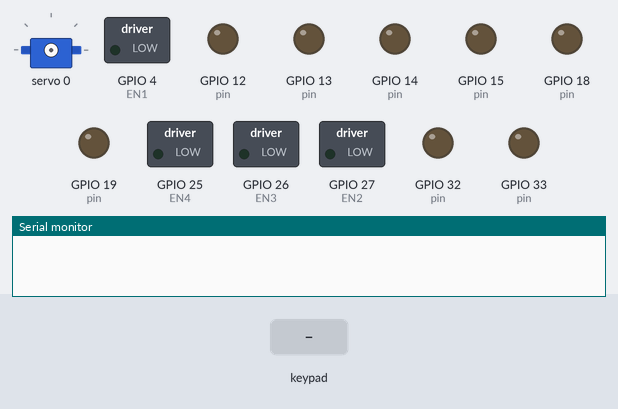
Bench run of a sketch on a simulated ESP32. On the bench: servo, switched loads named in the sketch (green lamp = pin HIGH), output pins drawn as LEDs (lit = HIGH), the last lines printed to the serial monitor. Dashed ring = blinking. Inputs (shaded band) come from the test bench. Nothing arrives over Bluetooth unless stated.

Above: at 1.2 s.
1.3 s: key 'X' pressed
At 1.77 s:
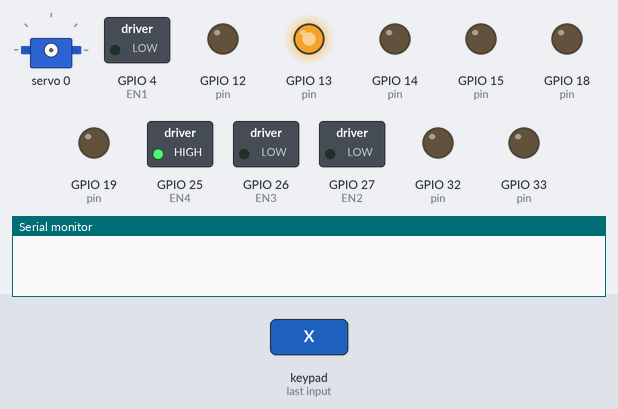
At 2.67 s:
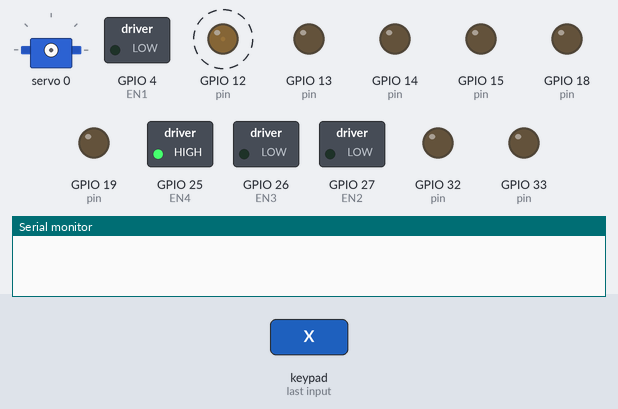
4.3 s: key 'O' pressed
At 4.77 s:
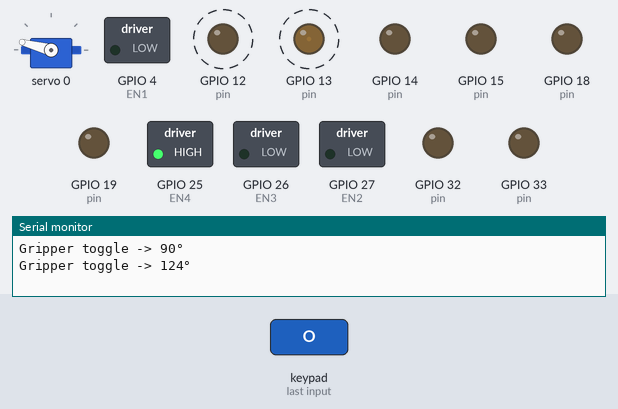
7.3 s: key 'T' pressed
10.3 s: key 'X' pressed
13.3 s: key 'T' pressed
16.3 s: key 'O' pressed
At 16.52 s:
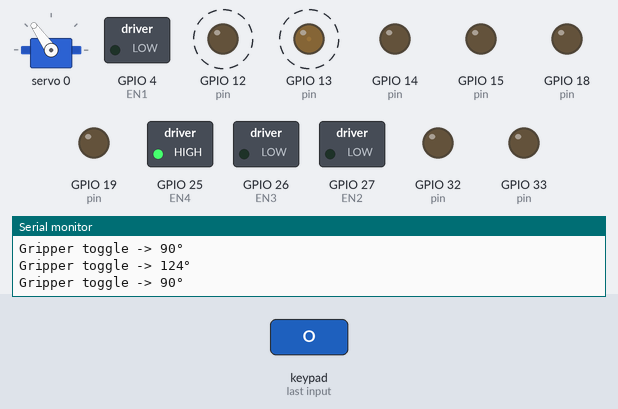
Timing chart, 0 to 20.3 s (numbered marks = the images above; inputs shaded):
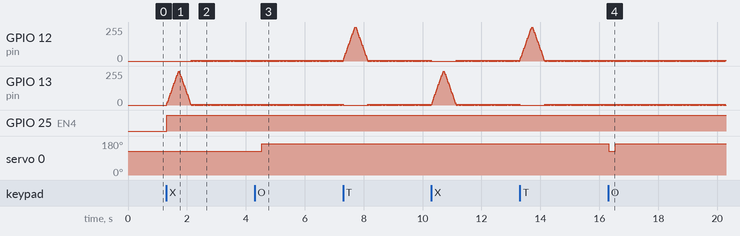

The sketch:

tarnsportervoltra.ino
```cpp
#include <variable.h>

void setup() {
  // put your setup code here, to run once:
Serial.begin(115200);
 Wire.begin(21, 22);
pca.begin();
pca.setPWMFreq(50);

  Ps3.attach(notify);
  Ps3.attachOnConnect(onConnect);
  Ps3.begin("aa:aa:aa:aa:aa:aa");

  setupMotor();

}

void loop() {
  // put your main code here, to run repeatedly:
 onConnect();


}
```

kinematik.ino
```cpp
void kinematikMotor(int x, int y, int th) {
  // Konversi sudut ke radian
  float rad45 = PI / 4.0;      // 45 derajat
  float rad315 = 7 * PI / 4.0; // -45 derajat (315 derajat)
  float rad225 = 5 * PI / 4.0; // -135 derajat (225 derajat)
  float rad135 = 3 * PI / 4.0; // 135 derajat
  float rad150 = 150.0 * PI / 180.0;   // 150 derajat
  float rad270 = 270.0 * PI / 180.0;   // 270 derajat
  float rad30  = 30.0  * PI / 180.0;   // 30 derajat

  float radLeft  = 0;    // motor kiri 0 derajat
  float radRight = PI;   // motor kanan 180 derajat
  // Faktor skala untuk rotasi - sesuaikan dengan robot Anda
  float rotationScale = 3;

  // Kinematik inverse untuk omni wheel 4 roda
  m1 = lambda * (cos(rad150) * x + sin(rad150) * y + LengthAlpha * th * rotationScale);
  m2 = lambda * (cos(rad30) * x + sin(rad30) * y + LengthAlpha * th * rotationScale);
  m3 = lambda * (cos(rad270) * x + sin(rad270) * y + LengthAlpha * th * rotationScale);
 // m4 = lambda * (cos(radRight) * x + sin(radRight) * y + LengthAlpha * th * rotationScale);

  // Serial.printf("Kinematik Input - x:%d y:%d th:%d\n", x, y, th);
  // Serial.printf("M1:%d M2:%d M3:%d M4:%d\n", m1, m2, m3, m4);

  // Deadzone dan constrain
  if (abs(m1) < 30) m1 = 0;
  if (abs(m2) < 30) m2 = 0;
  if (abs(m3) < 30) m3 = 0;
  //if (abs(m4) < 30) m4 = 0;

  m1 = constrain(m1, -1000, 1000);
  m2 = constrain(m2, -1000, 1000);
  m3 = constrain(m3, -1000, 1000);
 // m4 = constrain(m4, -1000, 1000);

  // int pwm[4] = { m1, m2, m3, m4 };
  // setPwm(pwm);

  set_pwm(M1 , m1);
  set_pwm(M2 , m2);
  set_pwm(M3 , m3);
  //set_pwm(M4 , m4);
}

// void setPwm(int pwm[4]) {
//   int pinA[] = { PWM1A, PWM2A, PWM3A, PWM4A };
//   int pinB[] = { PWM1B, PWM2B, PWM3B, PWM4B };

//   for (int i = 0; i < 4; i++) {
//     if (pwm[i] > 0) {
//       ledcWrite(pinA[i], pwm[i]);
//       ledcWrite(pinB[i], 0);
//     } else if (pwm[i] < 0) {
//       ledcWrite(pinA[i], 0);
//       ledcWrite(pinB[i], abs(pwm[i]));
//     } else {
//       ledcWrite(pinA[i], 0);
//       ledcWrite(pinB[i], 0);
//     }
//   }
// }


void set_pwm(byte MTR , int val_pwm){
  switch(MTR){
    case M1 :
      if(val_pwm > 0){
        digitalWrite(EN1 , HIGH);
        ledcWrite(PWM1A, val_pwm);
        ledcWrite(PWM1B, 0);
      }else if(val_pwm < 0){
        digitalWrite(EN1 , HIGH);
        ledcWrite(PWM1B, abs(val_pwm));
        ledcWrite(PWM1A, 0);
      }else{
        digitalWrite(EN1 , LOW);
        ledcWrite(PWM1A, 0);
        ledcWrite(PWM1B, 0);
      }
      break;

    case M2 :
      if(val_pwm > 0){
        digitalWrite(EN2 , HIGH);
        ledcWrite(PWM2A, val_pwm);
        ledcWrite(PWM2B, 0);
      }else if(val_pwm < 0){
        digitalWrite(EN2 , HIGH);
        ledcWrite(PWM2B, abs(val_pwm));
        ledcWrite(PWM2A, 0);
      }else{
        digitalWrite(EN2 , LOW);
        ledcWrite(PWM2A, 0);
        ledcWrite(PWM2B, 0);
      }
      break;

      case M3 :
      if(val_pwm > 0){
        digitalWrite(EN3 , HIGH);
        ledcWrite(PWM3A, val_pwm);
        ledcWrite(PWM3B, 0);
      }else if(val_pwm < 0){
        digitalWrite(EN3 , HIGH);
        ledcWrite(PWM3B, abs(val_pwm));
        ledcWrite(PWM3A, 0);
      }else{
        digitalWrite(EN3 , LOW);
        ledcWrite(PWM3A, 0);
        ledcWrite(PWM3B, 0);
      }
      break;

      case M4 :
      if(val_pwm > 0){
        digitalWrite(EN4 , HIGH);
        ledcWrite(PWM4A, val_pwm);
        ledcWrite(PWM4B, 0);
      }else if(val_pwm < 0){
        digitalWrite(EN4 , HIGH);
        ledcWrite(PWM4B, abs(val_pwm));
        ledcWrite(PWM4A, 0);
      }else{
        digitalWrite(EN4 , LOW);
        ledcWrite(PWM4A, 0);
        ledcWrite(PWM4B, 0);
      }
      break;

  }
}
```

kontrol.ino
```cpp

```

settingup.ino
```cpp
void setAnglePCA(int ch, int angle) {
    if (angle < 0) angle = 0;
    if (angle > 180) angle = 180;

    int pulse = map(angle, 0, 180, SERVOMIN, SERVOMAX);
    pca.setPWM(ch, 0, pulse);
}


void notify() {
  // Baca nilai stick secara langsung
  lx = Ps3.data.analog.stick.lx;  // Stick kiri X
  ly = Ps3.data.analog.stick.ly;  // Stick kiri Y
  rx = Ps3.data.analog.stick.rx;  // Stick kanan X (untuk rotasi)
  ry = Ps3.data.analog.stick.ry;  // Stick kanan Y

  // Deadzone untuk semua stick
  if (abs(lx) < 20) lx = 0;
  if (abs(ly) < 20) ly = 0;
  if (abs(rx) < 20) rx = 0;
  if (abs(ry) < 20) ry = 0;

  // Proses stick kiri (movement) - gerakan translasi
  if (Ps3.data.analog.stick.lx != 0 || Ps3.data.analog.stick.ly != 0) {
    if (Ps3.data.button.up) {
      lx = 0;
      ly = 200;
    } else if (Ps3.data.button.down) {
      lx = 0;
      ly = -200;
    } else if (Ps3.data.button.left) {
      lx = -200;
      ly = 0;
    } else if (Ps3.data.button.right) {
      lx = 200;
      ly = 0;
    } else {
      lx = (Ps3.data.analog.stick.lx * 225 / 128);
      ly = Ps3.data.analog.stick.ly * 225 / 128;

      if (abs(lx) < 60) lx = 0;
      if (abs(ly) < 60) ly = 0;
      if (abs(ly) > abs(lx)) {
        if (abs(ly) > 60) lx = 0;
      } else {
        if (abs(lx) > 60) ly = 0;
      }
    }
  } else {
    lx = 0;
    ly = 0;
  }

  // Proses stick kanan (rotasi) - gunakan hanya sumbu X untuk rotasi sederhana
  float rotation = 0;
  if (abs(rx) > 20) {
    rotation = (rx / 127.0) * 400; // Skala rotasi dari -400 sampai 400
  }

 kinematikMotor(-ly, -lx, -rotation);

// if (Ps3.data.button.circle) {
//     servoState = !servoState;
//     int angle = servoState ? SERVO_CLOSE : SERVO_OPEN;
//     setAnglePCA(0, angle);
// }

if (Ps3.data.button.circle) {
    unsigned long now = millis();
    if (now - lastCirclePress > debounceDelay) {

        servoState = !servoState;
        int angle = servoState ? SERVO_CLOSE : SERVO_OPEN;
        setAnglePCA(0, angle);

        Serial.printf("Gripper toggle -> %d°\n", angle);

        lastCirclePress = now;   // update waktu terakhir
    }
}

// ====== Servo tambahan di PCA channel 3, kontrol tombol KOTAK ======
// if (Ps3.data.button.square) {
//     unsigned long now = millis();
//     if (now - lastSquarePress > debounceDelay) {   // FIXED

//         servoState2 = !servoState2;
//         servoState3 = !servoState3;
//         int angle2 = servoState2 ? SERVO_CLOSE2 : SERVO_OPEN2;
//         int angle3 = servoState3 ? SERVO_CLOSE3 : SERVO_OPEN3;

//         setAnglePCA(2, angle2);
//         setAnglePCA(4, angle3);

//         Serial.printf("Servo CH2 toggle -> %d°\n", angle2);
//         Serial.printf("Servo CH3 toggle -> %d°\n", angle3);

//         lastSquarePress = now;  // FIXED
//     }

// ======= L1 TOGGLE CH2 =======
if (Ps3.data.button.l1) {
    unsigned long now = millis();
    if (now - lastL1Press > debounceDelay) {

        servoState2 = !servoState2;   // toggle state
        int angle2 = servoState2 ? SERVO_CLOSE2 : SERVO_OPEN2;

        setAnglePCA(2, angle2);
        Serial.printf("Servo CH2 toggle (L1) -> %d°\n", angle2);

        lastL1Press = now;
    }
}

// ======= L2 TOGGLE CH4 =======
if (Ps3.data.button.r1) {
    unsigned long now = millis();
    if (now - lastL2Press > debounceDelay) {

        servoState3 = !servoState3;   // toggle state
        int angle3 = servoState3 ? SERVO_CLOSE3 : SERVO_OPEN3;

        setAnglePCA(3, angle3);
        Serial.printf("Servo CH4 toggle (L2) -> %d°\n", angle3);

        lastL2Press = now;
    }
}


 static int lifterTarget = 0;
  static int lifterSpeed = 0;
  const int lifterStep = 50;

  if ( Ps3.event.button_down.triangle ||
       Ps3.event.button_down.cross    ||
       Ps3.event.button_up.triangle   ||
       Ps3.event.button_up.cross )
  {
      if (Ps3.event.button_down.triangle) lifterTarget = -1023;
      if (Ps3.event.button_down.cross)    lifterTarget =  1023;
      if (Ps3.event.button_up.triangle || Ps3.event.button_up.cross)
          lifterTarget = 0;
  }

  if (lifterSpeed < lifterTarget) lifterSpeed += lifterStep;
  else if (lifterSpeed > lifterTarget) lifterSpeed -= lifterStep;

  if (lifterSpeed > 1023)  lifterSpeed = 1023;
  if (lifterSpeed < -1023) lifterSpeed = -1023;

  m4 = lifterSpeed;
  set_pwm(M4 , m4);

  //Serial.printf("lx:%d ly:%d rx:%d rotation:%.1f\n", lx, ly, rx, rotation);
}


void onConnect() {
  if (Ps3.isConnected()) {
    // Serial.println("Connected!");
  }
}


void setupMotor(){
  int pin[] = { PWM1A, PWM1B, PWM2A, PWM2B, PWM3A, PWM3B, PWM4A, PWM4B};
  for (int i = 0; i <8; i++) {
  ledcAttach(pin[i], freq, res);

  pinMode(EN1, OUTPUT);
  pinMode(EN2, OUTPUT);
  pinMode(EN3, OUTPUT);
  pinMode(EN4, OUTPUT);

  digitalWrite(EN1, LOW);
  digitalWrite(EN2, LOW);
  digitalWrite(EN3, LOW);
  digitalWrite(EN4, LOW);
  }

}
```

variable.h
```cpp
#include <Ps3Controller.h>
#include <Adafruit_PWMServoDriver.h>
#include <Wire.h>
#include <Adafruit_GFX.h>
#include <Adafruit_SSD1306.h>
#include <EEPROM.h>
#include <ESP32Servo.h>

Adafruit_PWMServoDriver pca = Adafruit_PWMServoDriver(0x40);

// robot1
#define PWM1B 18
#define PWM1A 19
#define PWM2A 33
#define PWM2B 32
#define PWM3B 15
#define PWM3A 14
#define PWM4A 13
#define PWM4B 12
#define EN1 4
#define EN2 27
#define EN3 26
#define EN4 25

// // PARAMETER PWM
#define freq 18000  // 18 kHz frequency
#define res 10

#define M1 1
#define M2 2
#define M3 3
#define M4 4


#define d2r(x) x*(PI / 180)

#define LengthAlpha 0.105  // Ubah Disini untuk panjang dari sumbu roda ke tengah roda


int16_t x;
int16_t y;
int16_t th;

float atanVal;
// int xL, yL;
// int xR, yR;

int lx, ly, ry, rx;
int SpeedM = 255,
    SpeedM2 = 255;
int inv_yR;

int m1, m2, m3, m4;

float lambda = 6.0f;

bool servoState2 = false;

#define SERVO_OPEN2   20      // sudut servo channel 3 ketika buka
#define SERVO_CLOSE2  130    // sudut servo channel 3 ketika tutup
#define SERVO_OPEN3   134     // sudut servo channel 3 ketika buka
#define SERVO_CLOSE3  0
#define servo1 23
Servo myServo;

bool servoState3 = false;

const int SERVOMIN = 150;
const int SERVOMAX = 600;

bool servoState = false;
static bool circlePressed = false;

// ==================== SERVO SMOOTH ====================
#define SERVO_OPEN 124
#define SERVO_CLOSE 90

int targetAngle = SERVO_OPEN;
int currentAngle = SERVO_OPEN;
unsigned long lastCirclePress = 0;
unsigned long lastSquarePress = 0;
unsigned long lastL2Press = 0;
unsigned long lastL1Press = 0;
const unsigned long debounceDelay = 200; // 200 ms aman

unsigned long lastMoveTime = 0;

int servoStep     = 3;   // kecepatan (3 = cepat halus)
int servoInterval = 8;   // refresh (8ms = cepat)

// #define d2r(x) x*(PI/180)
// #define LengthAlpha 0.15 //diameter roda

// int lx , ly , teta , rx , ry , atanVal , m1 , m2 , m3, m4;

// int lambda = 5; // Awal nilai lambda
// const int DEADZONE_RIGHT = 15; // Deadzone untuk analog kanan
```

Measured:
- after the input at 1.3 s, GPIO 12 (pin): alternates 7/255 for 0.02 s and 0/255 for 0.02 s, starting after 0.84 s; GPIO 25 (EN4): LOW → HIGH at once
- after the input at 4.3 s, servo 0: 125° → 165° after 0.24 s
- after the input at 16.3 s, servo 0: 165° → 125° at once, → 165° 0.22 s later
- by itself, GPIO 13 (pin): alternates 7/255 for 0.02 s and 0/255 for 0.02 s
